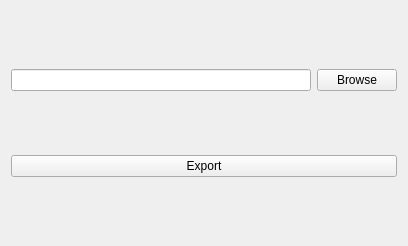
<?xml version="1.0" encoding="UTF-8"?>
<ui version="4.0">
 <class>Form</class>
 <widget class="QWidget" name="Form">
  <property name="geometry">
   <rect>
    <x>0</x>
    <y>0</y>
    <width>404</width>
    <height>246</height>
   </rect>
  </property>
  <property name="windowTitle">
   <string>Export FBX</string>
  </property>
  <layout class="QGridLayout" name="gridLayout">
   <item row="0" column="0">
    <widget class="QLineEdit" name="pathEdit">
     <property name="minimumSize">
      <size>
       <width>300</width>
       <height>0</height>
      </size>
     </property>
    </widget>
   </item>
   <item row="0" column="1">
    <widget class="QPushButton" name="browseButton">
     <property name="text">
      <string>Browse</string>
     </property>
    </widget>
   </item>
   <item row="1" column="0" colspan="2">
    <widget class="QPushButton" name="exportButton">
     <property name="text">
      <string>Export</string>
     </property>
    </widget>
   </item>
  </layout>
 </widget>
 <resources/>
 <connections/>
</ui>
